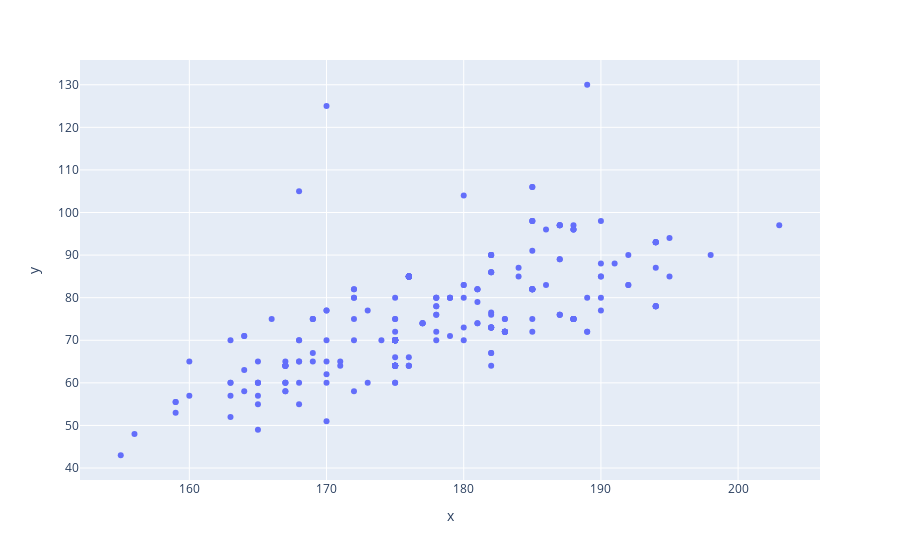

This figure's notebook cell:
### Markdown cell above
1. Scatter Plot
2. Line Plot
3. Bar Plot
4. Histogram
5. Box Plot
6. Any other visualization you find interestin

### Code cell
# scatter plot
import plotly.express as px
fig = px.scatter(x=df['Height'].head(300), y=df['Weight'].head(300))
fig.show()

### Figure 1 — Plotly figure (JSON) as saved in the notebook; plotly's stock layout.template omitted (floating-point values rounded to 4 significant figures; data arrays with more than 128 entries replaced by an {"elided": "..."} marker saying what was removed)
{"data": [{"hovertemplate": "x=%{x}<br>y=%{y}<extra></extra>", "legendgroup": "", "marker": {"color": "#636efa", "symbol": "circle"}, "mode": "markers", "name": "", "orientation": "v", "showlegend": false, "type": "scatter", "x": {"elided": "300 int values"}, "xaxis": "x", "y": {"elided": "300 float values"}, "yaxis": "y"}], "layout": {"autosize": true, "legend": {"tracegroupgap": 0}, "margin": {"t": 60}, "xaxis": {"anchor": "y", "autorange": true, "domain": [0, 1], "range": [152.1, 205.9], "title": {"text": "x"}, "type": "linear"}, "yaxis": {"anchor": "x", "autorange": true, "domain": [0, 1], "range": [36.26, 136.7], "title": {"text": "y"}, "type": "linear"}}}
